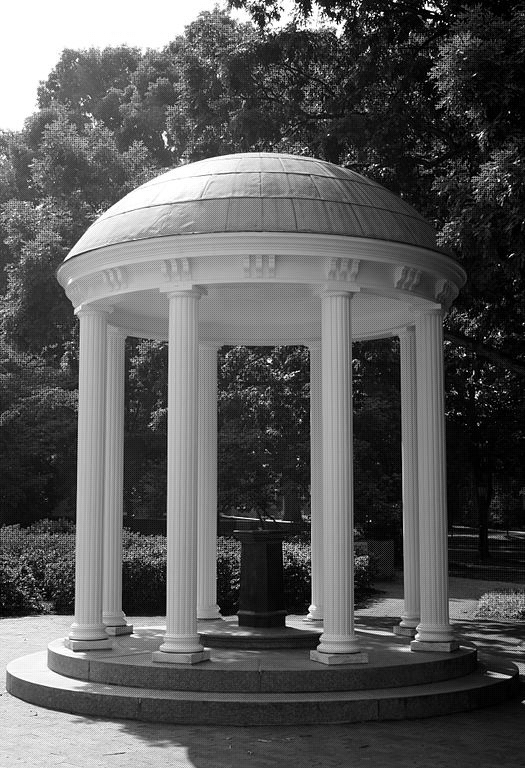
#> input picture images/oldwell_mosaic.bmp, 525 x 768 px
$ python demosaicing.py
#> lines starting #> are read from the running program, lines starting #| are printed output that depends on the picture
import cv2
import numpy as np


def main():
    img = cv2.imread("images/oldwell_mosaic.bmp")
#> img is the input picture: shape (768, 525, 3); min 0, max 255, mean 90.1
    b, g, r = cv2.split(img)
    shape = get_shape(img)
#> shape = (768, 525)
    b_org, blue = prepare_channel(0, b, shape)
    g_org, green = prepare_channel(1, g, shape)
    r_org, red = prepare_channel(2, r, shape)
#> call 3 of prepare_channel, with channel_index = 2, shape = (768, 525)
#> in prepare_channel (call 3), `channel = cv2.bitwise_and(channel_matrix, channel_matrix, mask=fetch_m..`:
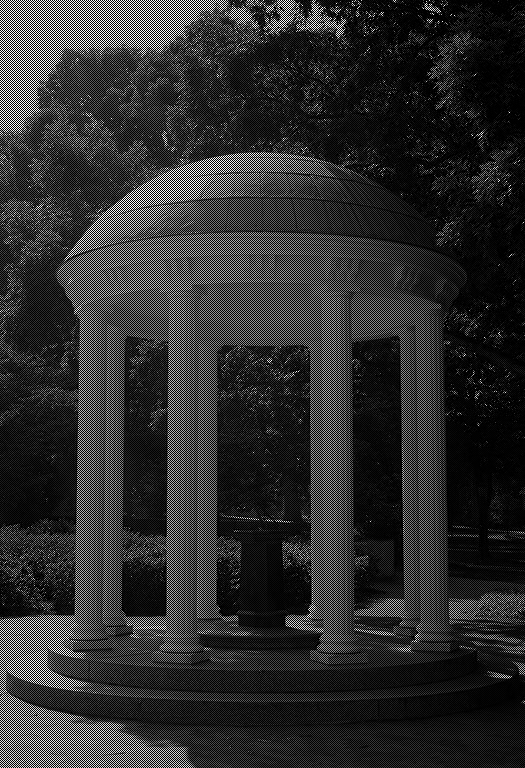
#> channel: shape (768, 525); min 0, max 255, mean 45.7

    final_img = cv2.merge((blue, green, red))
    squared_img = display_squared_values(b_org, g_org, r_org, blue, green, red)
#> in calculate_squared (call 3), `return np.sqrt(np.square(org - out))`:
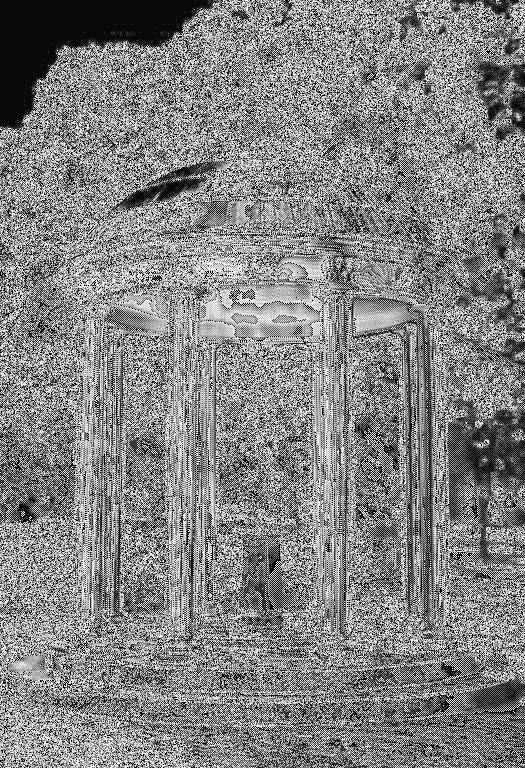
#> returned value: shape (768, 525) float16; min 0, max 15.78, mean 8.11; drawn with min black and max white
#> in display_squared_values, `square_image = np.array(b_sq + g_sq + r_sq).astype(np.uint8)`:
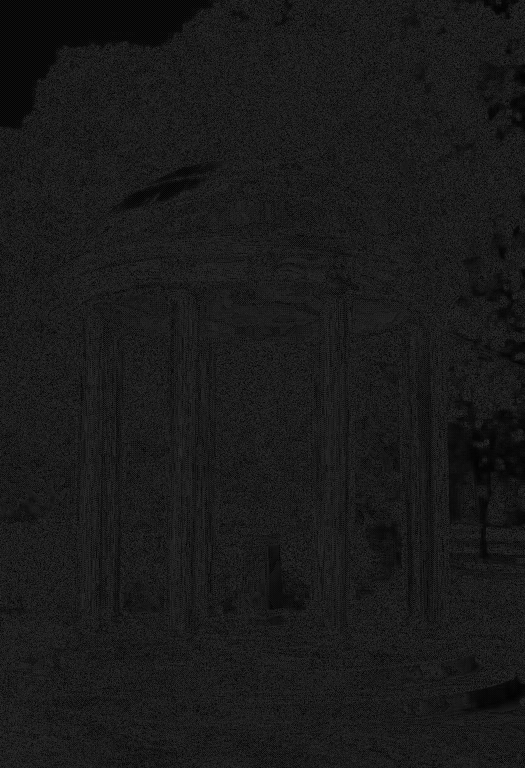
#> square_image: shape (768, 525); min 0, max 47, mean 25.7
    freeman_img = bill_freeman(blue, green, red)

    numpy_horizontal_concat = np.concatenate((img, final_img), axis=1)
    cv2.imshow("masked", numpy_horizontal_concat)
    cv2.imshow("root squared", squared_img)
    cv2.imshow("freeman", freeman_img)
    cv2.waitKey()


def bill_freeman(blue, green, red):
    g_r = green - red
    b_r = blue - red

    g_r = cv2.medianBlur(g_r, 5)
    b_r = cv2.medianBlur(b_r, 5)
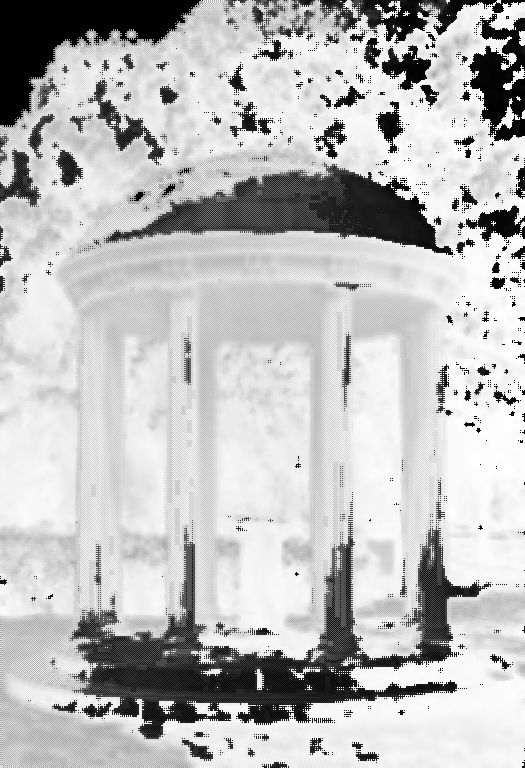
#> b_r: shape (768, 525); min 0, max 255, mean 188.9

    g_r = g_r + red
    b_r = b_r + red
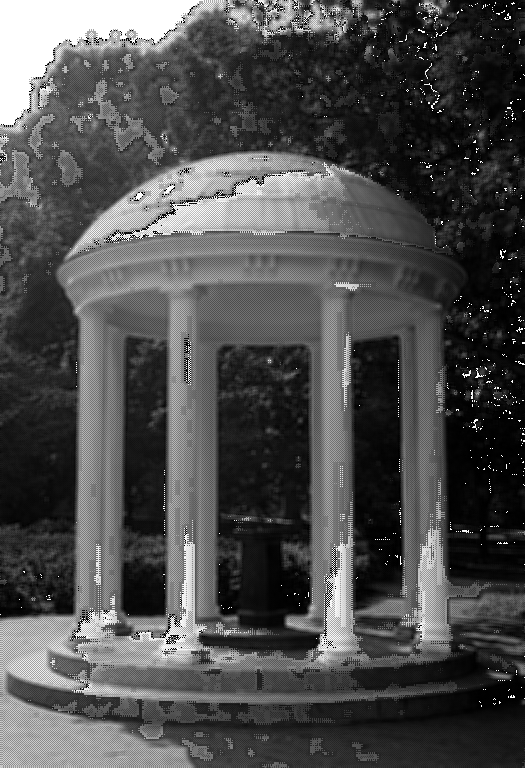
#> b_r: shape (768, 525); min 0, max 255, mean 77.2

    final_img = cv2.merge((b_r, g_r, red))
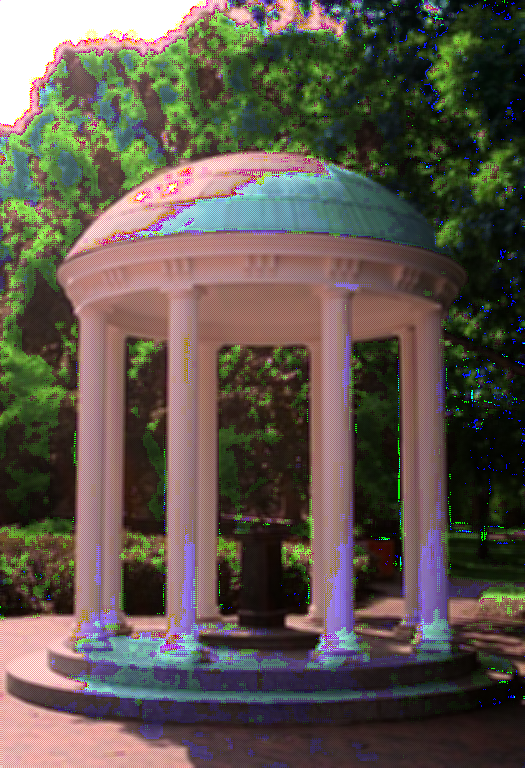
#> final_img: shape (768, 525, 3); mean of channels 0, 1, 2 77.2, 87.2, 94.9; drawn as B, G, R
    return final_img


def display_squared_values(b_org, g_org, r_org, blue, green, red):
    b_sq = calculate_squared(b_org, blue)
    g_sq = calculate_squared(g_org, green)
    r_sq = calculate_squared(r_org, red)

    square_image = np.array(b_sq + g_sq + r_sq).astype(np.uint8)
    return square_image


def calculate_squared(org, out):
    return np.sqrt(np.square(org - out))


def get_shape(img):
    height = img.shape[1]
    width = img.shape[0]

    return width, height


def calculate_difference(a, b):
    return a - b


def get_kernel():
    b_kernel = np.ones((5, 5), np.uint8) / 6
    g_kernel = np.ones((5, 5), np.uint8) / 6
    r_kernel = np.ones((5, 5), np.uint8) / 12

    return b_kernel, g_kernel, r_kernel


def fetch_mask(shape):
    b_mask = np.zeros(shape, dtype=np.uint8)
    b_mask[:, ::2] = 1
    b_mask[1::2] = 0

    g_mask = np.zeros(shape, dtype=np.uint8)
    g_mask[1::2, 1::2] = 1

    r_mask = np.zeros(shape, dtype=np.uint8)
    r_mask[:, 1::2] = 1
    r_mask[1::2] = 0
    r_mask[1::2, ::2] = 1

    return b_mask, g_mask, r_mask


def prepare_channel(channel_index, channel_matrix, shape):
    channel = cv2.bitwise_and(channel_matrix, channel_matrix, mask=fetch_mask(shape)[channel_index])
    filtered = cv2.filter2D(channel, -1, get_kernel()[channel_index])

    return channel, filtered


if __name__ == '__main__':
    main()
#> in main, `numpy_horizontal_concat = np.concatenate((img, final_img), axis=1)`:
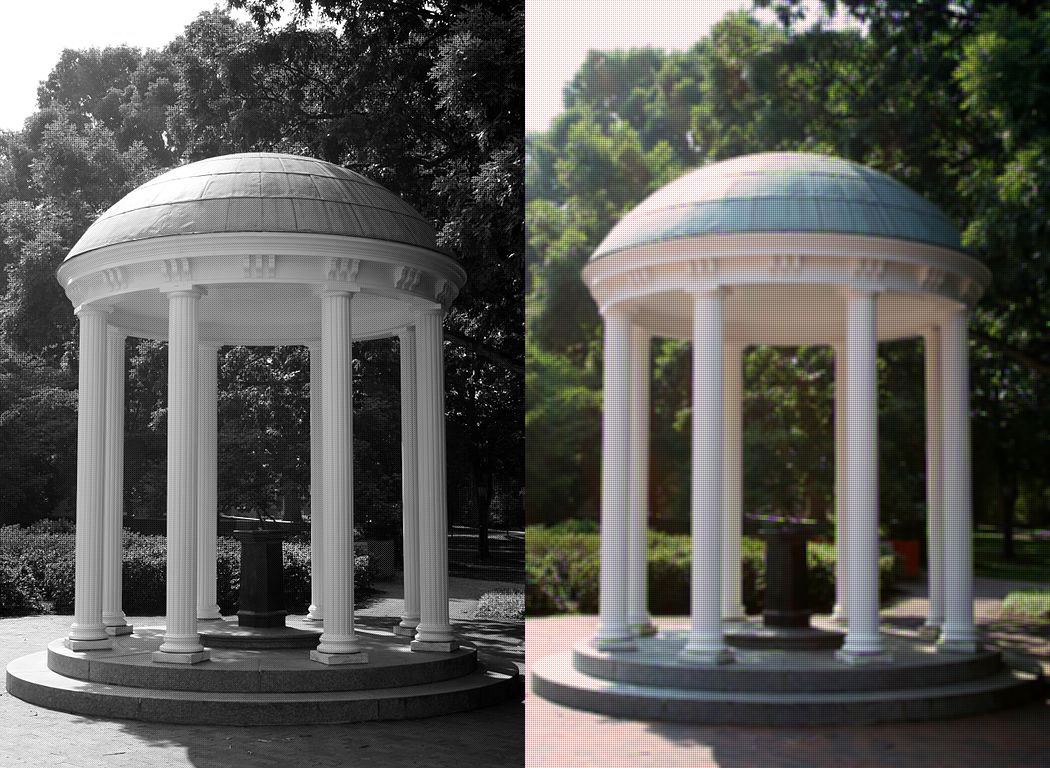
#> numpy_horizontal_concat: shape (768, 1050, 3); mean B, G, R 88.3, 92.1, 92.5

$ run again, with images/crayons_mosaic.bmp copied over images/oldwell_mosaic.bmp
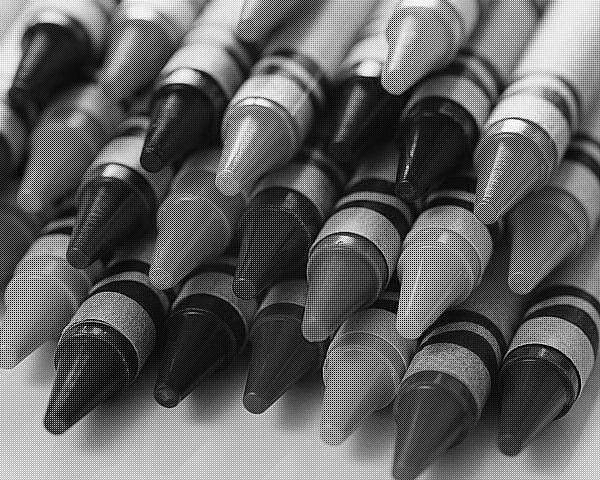
#> input picture images/crayons_mosaic.bmp, 600 x 480 px
#> in main, img is the input picture: shape (480, 600, 3); min 0, max 255, mean 98.1
#> shape = (480, 600)
#> in bill_freeman, `final_img = cv2.merge((b_r, g_r, red))`:
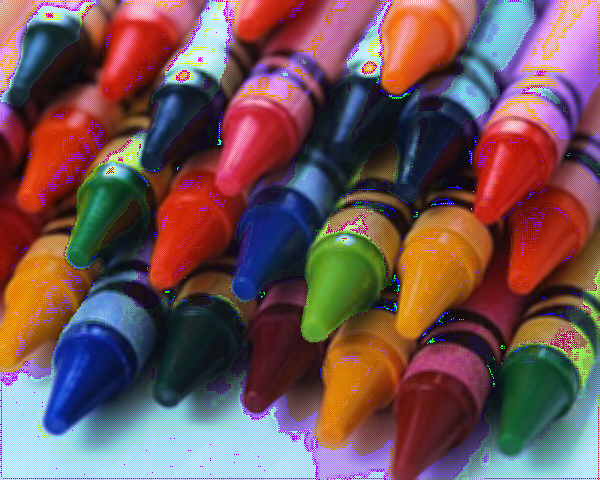
#> final_img: shape (480, 600, 3); mean of channels 0, 1, 2 86, 84, 113.7; drawn as B, G, R
#> in main, `numpy_horizontal_concat = np.concatenate((img, final_img), axis=1)`:
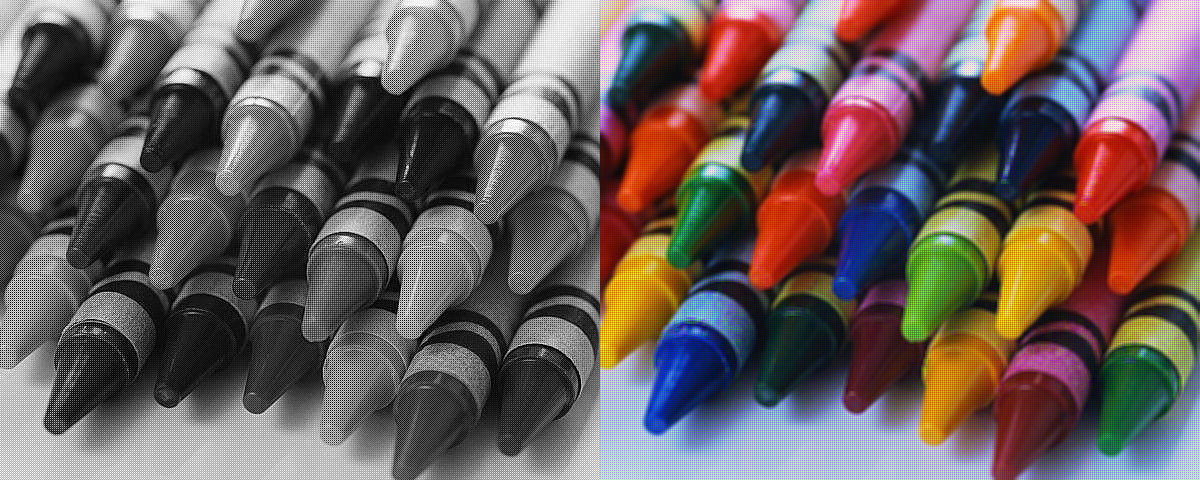
#> numpy_horizontal_concat: shape (480, 1200, 3); mean B, G, R 92.5, 93.5, 105.9

$ run again, with images/pencils_mosaic.bmp copied over images/oldwell_mosaic.bmp
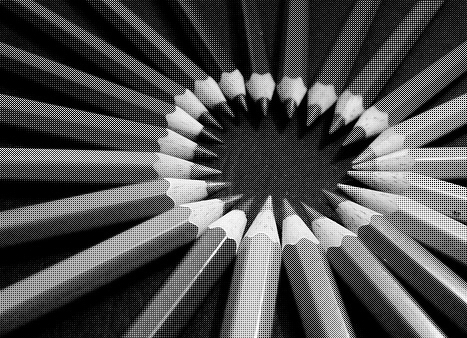
#> input picture images/pencils_mosaic.bmp, 467 x 338 px
#> in main, img is the input picture: shape (338, 467, 3); min 0, max 255, mean 79.7
#> shape = (338, 467)
#> in bill_freeman, `final_img = cv2.merge((b_r, g_r, red))`:
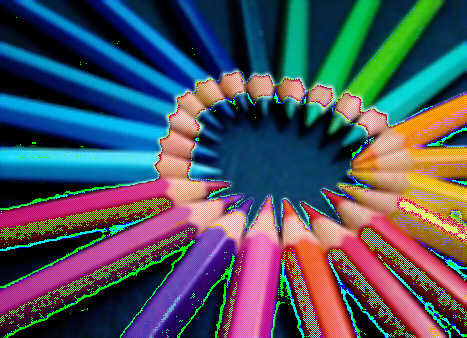
#> final_img: shape (338, 467, 3); mean of channels 0, 1, 2 95.2, 83.4, 76.4; drawn as B, G, R
#> in main, `numpy_horizontal_concat = np.concatenate((img, final_img), axis=1)`:
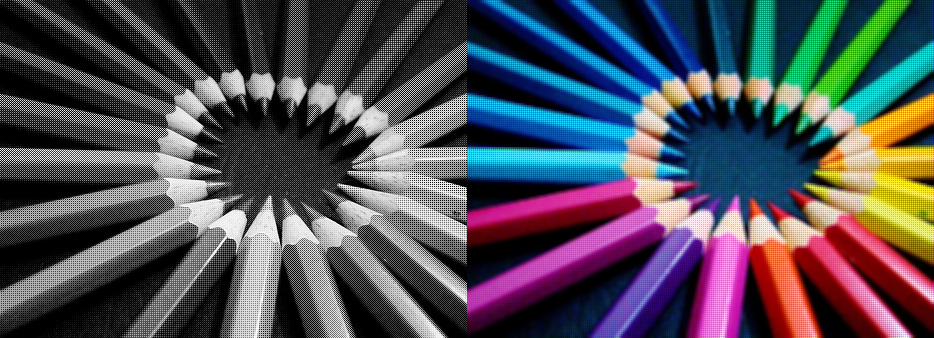
#> numpy_horizontal_concat: shape (338, 934, 3); mean B, G, R 87.5, 79.5, 78.1
